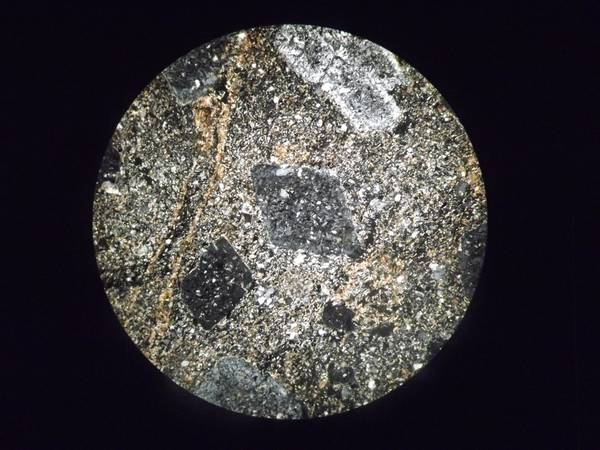
#> input picture filter_task/7687.jpg, 600 x 450 px
$ python filter_updated.py
#> lines starting #> are read from the running program, lines starting #| are printed output that depends on the picture
import cv2 as cv
import matplotlib.pyplot as plt
import numpy as np
from mpl_toolkits.mplot3d import Axes3D
from matplotlib.widgets import Slider


img = cv.imread('7687.jpg', cv.IMREAD_COLOR)
#> img is the input picture: shape (450, 600, 3); mean B, G, R 60.8, 58.5, 61.4

def compute_sobel_gradient(image):
    # Применяем градиент Собеля по обоим направлениям и далее считаем сумму абсолютных значений
    sobelx = cv.Sobel(image, cv.CV_64F, 1, 0, ksize=3)
    sobely = cv.Sobel(image, cv.CV_64F, 0, 1, ksize=3)
    sobel_sum = np.mean(np.abs(sobelx)) + np.mean(np.abs(sobely))
    return sobel_sum

def optimize_sharpening_params(img, alpha_range, beta_range, step):
#> called with alpha_range = (1, 2.5), beta_range = (-1.5, -0.1), step = 0.1
    max_sobel_sum = 0
    best_params = (0, 0)
    best_image = None

    gray_img = cv.cvtColor(img, cv.COLOR_BGR2GRAY)
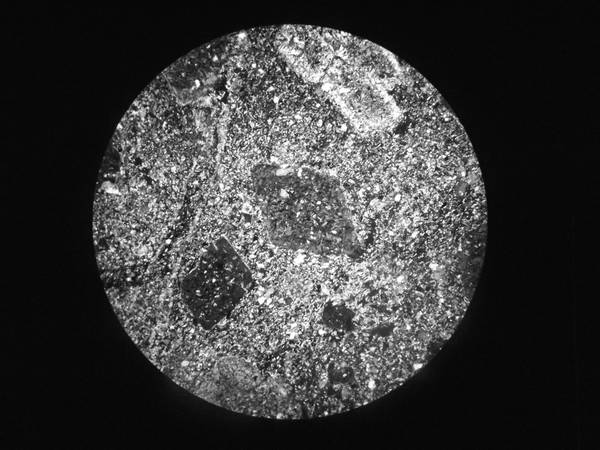
#> gray_img: shape (450, 600); min 0, max 255, mean 59.6
    blurred = cv.GaussianBlur(gray_img, (3, 3), 0)

    param_values = []
    sobel_sums = []

    for alpha in np.arange(*alpha_range, step):
        for beta in np.arange(*beta_range, step):
            sharp = cv.addWeighted(gray_img, alpha, blurred, beta, 0)

            sobel_sum = compute_sobel_gradient(sharp)

            param_values.append((alpha, beta))
            sobel_sums.append(sobel_sum)

            if sobel_sum > max_sobel_sum:
                max_sobel_sum = sobel_sum
                best_params = (alpha, beta)
                best_image = sharp
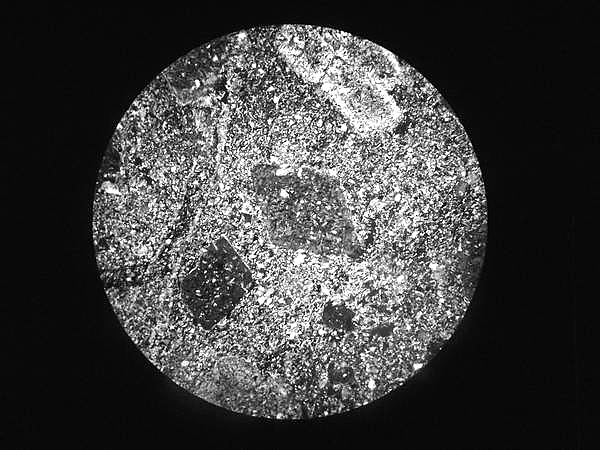
#> best_image: shape (450, 600); min 0, max 255, mean 64.3
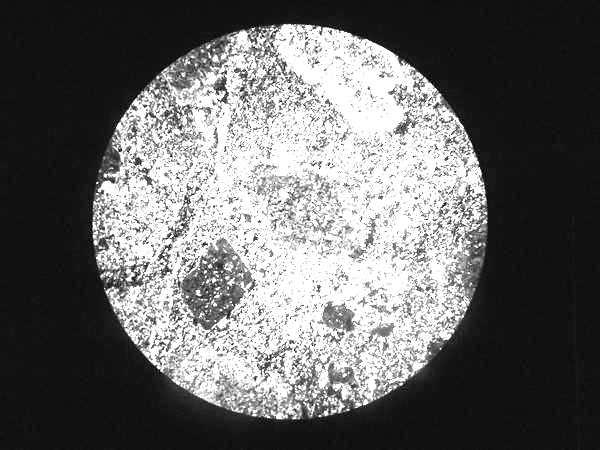
#> sharp: shape (450, 600); min 0, max 255, mean 105.3
#> after the loop, best_params = (2.4, -1.3); max_sobel_sum = 197.3; param_values = 210 pairs, first value 1 to 2.4, second value -1.5 to -0.2; sobel_sums = 210 values, max 197.3 at index 198, min 0.181 at index 0, mean 132.7

    return best_params, best_image, max_sobel_sum, param_values, sobel_sums

# Определяем диапазоны
alpha_range = (1.0, 2.5)
beta_range = (-1.5, -0.1)
step = 0.1

best_params, best_image, max_sobel_sum, param_values, sobel_sums = optimize_sharpening_params(img, alpha_range, beta_range, step)
#> best_params = (2.4, -1.3); max_sobel_sum = 197.3

print(f"Лучшие параметры: alpha = {best_params[0]:.2f}, beta = {best_params[1]:.2f}")
#| Лучшие параметры: alpha = 2.40, beta = -1.30
print(f"Максимальная сумма градиентов Собеля: {max_sobel_sum:.2f}")
#| Максимальная сумма градиентов Собеля: 197.29

normalized_img = best_image / 255.0  # Переводим значения в диапазон [0, 1]


fig, ax = plt.subplots(figsize=(10, 6))
plt.subplots_adjust(bottom=0.25)


image_display = ax.imshow(normalized_img, vmin=0, vmax=1)
ax.axis('off')

# Добавление ползунка для интенсивности
ax_slider = plt.axes([0.25, 0.1, 0.5, 0.03])
slider = Slider(ax_slider, "Intensity", 0.5, 2.0, valinit=1.0)

# Функция для обновления изображения
def update(val):
    intensity = slider.val
    adjusted_img = np.clip(normalized_img * intensity, 0, 1)
    image_display.set_data(adjusted_img)
    fig.canvas.draw_idle()


alpha_vals = [params[0] for params in param_values]
#> alpha_vals = 210 values from 1 to 2.4
beta_vals = [params[1] for params in param_values]
#> beta_vals = 210 values, max -0.2 at index 13, min -1.5 at index 0, mean -0.85

fig = plt.figure(figsize=(10, 8))
ax = fig.add_subplot(111, projection='3d')
sc = ax.scatter(alpha_vals, beta_vals, sobel_sums, c=sobel_sums, cmap='viridis', s=50)
ax.scatter(best_params[0], best_params[1], max_sobel_sum, color='red', s=100, edgecolors='black', label=f'Best: alpha={best_params[0]}, beta={best_params[1]}')
fig.colorbar(sc, label='Сумма градиентов Собеля')
ax.set_xlabel('alpha')
ax.set_ylabel('beta')
ax.set_zlabel('Сумма градиентов')
ax.set_title('3D график зависимости суммы градиентов от параметров alpha и beta')
ax.view_init(elev=20., azim=-60)
ax.legend()


slider.on_changed(update)
plt.show()
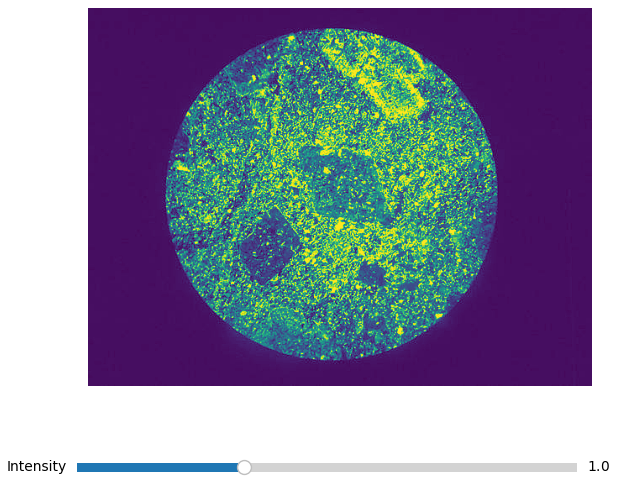
#> figure drawn by matplotlib, 2 panels
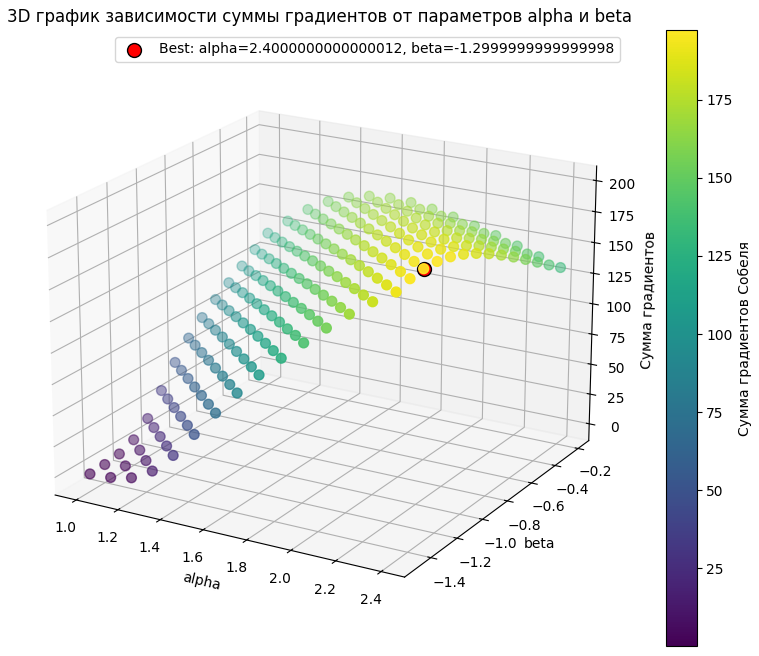
#> figure drawn by matplotlib, 2 panels
